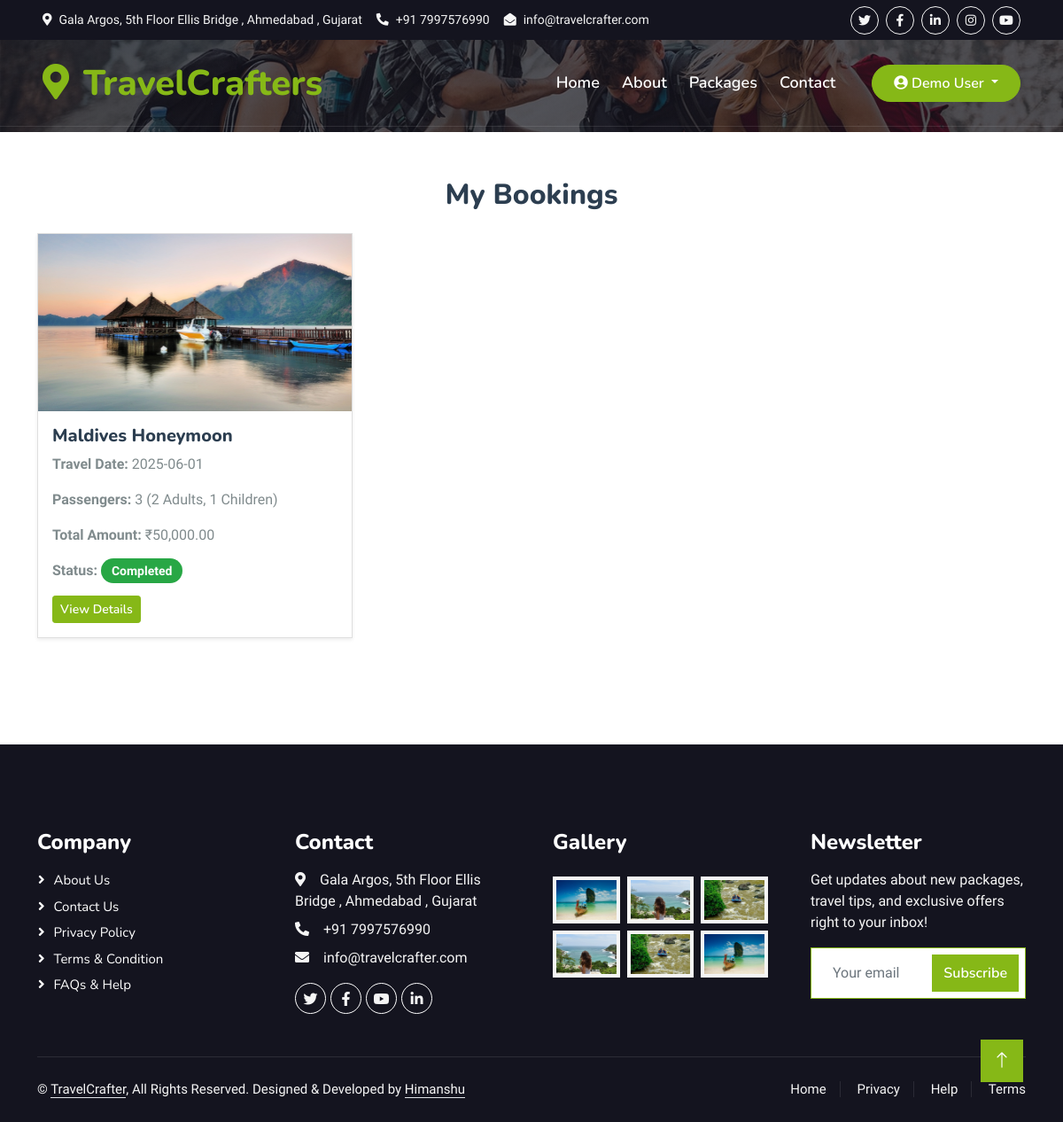
Screenshot of /show_bookings.php (signed in) with the database file from the repository.
### tables this page shows
CREATE TABLE `users` (
  `user_id` int(100) NOT NULL,
  `username` varchar(250) NOT NULL,
  `email` varchar(60) NOT NULL,
  `password` varchar(300) NOT NULL,
  `created_at` datetime NOT NULL DEFAULT current_timestamp(),
  `mobile` varchar(15) DEFAULT NULL,
  `address` text DEFAULT NULL,
  `profile_image` varchar(255) DEFAULT NULL
);

CREATE TABLE `bookings` (
  `id` int(11) NOT NULL,
  `package_id` int(11) NOT NULL,
  `user_name` varchar(255) NOT NULL,
  `email` varchar(255) NOT NULL,
  `phone` varchar(20) NOT NULL,
  `travel_date` date NOT NULL,
  `adults` int(11) NOT NULL,
  `children` int(11) NOT NULL,
  `total_amount` decimal(10,2) NOT NULL,
  `status` enum('pending','completed','cancelled') DEFAULT 'pending',
  `created_at` timestamp NOT NULL DEFAULT current_timestamp(),
  `user_id` int(11) NOT NULL
);

CREATE TABLE `packages` (
  `id` int(11) NOT NULL,
  `name` varchar(255) NOT NULL,
  `destination_id` int(11) NOT NULL,
  `duration` int(11) NOT NULL,
  `original_price` decimal(10,2) NOT NULL,
  `old_price` decimal(10,2) NOT NULL,
  `is_customizable` tinyint(1) DEFAULT 0,
  `is_expert_choice` tinyint(1) DEFAULT 0,
  `created_at` timestamp NOT NULL DEFAULT current_timestamp()
);

### show_bookings.php (the view, shortened to what this page needs)
<?php
include 'database/dbconnect.php';
$user_id = $_SESSION['user_id'];
$stmt = $conn->prepare("SELECT b.*, p.name AS package_name,
                        (SELECT image_url FROM package_images WHERE package_id = p.id LIMIT 1) AS package_image
                        FROM bookings b
                        JOIN packages p ON b.package_id = p.id
                        WHERE b.user_id = ?");
$stmt->bind_param("i", $user_id);
$stmt->execute();
$result = $stmt->get_result();
if(isset($_SESSION['loggedin']) && $_SESSION['loggedin'] === true) {
    $user_id = $_SESSION['user_id'];
    $stmt = $conn->prepare("SELECT username FROM users WHERE user_id = ?");
    $stmt->bind_param("i", $user_id);
    $stmt->execute();
    $stmt->bind_result($username);
}
?>
<!DOCTYPE html>
<html lang="en">
<head>
    <link href="https://cdnjs.cloudflare.com/ajax/libs/font-awesome/5.10.0/css/all.min.css" rel="stylesheet">
    <link href="https://cdn.jsdelivr.net/npm/bootstrap-icons@1.4.1/font/bootstrap-icons.css" rel="stylesheet">
    <link href="lib/animate/animate.min.css" rel="stylesheet">
    <link href="lib/owlcarousel/assets/owl.carousel.min.css" rel="stylesheet">
    <link href="lib/tempusdominus/css/tempusdominus-bootstrap-4.min.css" rel="stylesheet" />
    <link href="css/bootstrap.min.css" rel="stylesheet">
    <link href="css/style.css" rel="stylesheet">
</head>
<body>
    <div class="container-fluid bg-dark px-5 d-none d-lg-block">
        <div class="row gx-0">
            <div class="col-lg-8 text-center text-lg-start mb-2 mb-lg-0">
            <div class="d-inline-flex align-items-center" style="height: 45px;">
                    <small class="me-3 text-light"><i class="fa fa-map-marker-alt me-2"></i>Gala Argos, 5th Floor Ellis Bridge , Ahmedabad , Gujarat</small>
                    <small class="me-3 text-light"><i class="fa fa-phone-alt me-2"></i>+91 7997576990</small>
                    <small class="text-light"><i class="fa fa-envelope-open me-2"></i>info@travelcrafter.com</small>
                </div>
            </div>
            <div class="col-lg-4 text-center text-lg-end">
                <div class="d-inline-flex align-items-center" style="height: 45px;">
                    <a class="btn btn-sm btn-outline-light btn-sm-square rounded-circle me-2" href=""><i
                            class="fab fa-twitter fw-normal"></i></a>
                    <a class="btn btn-sm btn-outline-light btn-sm-square rounded-circle me-2" href=""><i
                            class="fab fa-facebook-f fw-normal"></i></a>
                    <a class="btn btn-sm btn-outline-light btn-sm-square rounded-circle me-2" href=""><i
                            class="fab fa-linkedin-in fw-normal"></i></a>
                    <a class="btn btn-sm btn-outline-light btn-sm-square rounded-circle me-2" href=""><i
                            class="fab fa-instagram fw-normal"></i></a>
                    <a class="btn btn-sm btn-outline-light btn-sm-square rounded-circle" href=""><i
                            class="fab fa-youtube fw-normal"></i></a>
                </div>
            </div>
        </div>
    </div>
    <div class="container-fluid position-relative p-0">
        <nav class="navbar navbar-expand-lg navbar-light px-4 px-lg-5 py-3 py-lg-0">
            <a href="" class="navbar-brand p-0">
                <h1 class="text-primary m-0"><i class="fa fa-map-marker-alt me-3"></i>TravelCrafters</h1>
            </a>
            <div class="collapse navbar-collapse" id="navbarCollapse">
                <div class="navbar-nav ms-auto py-0">
                    <a href="index.php" class="nav-item nav-link">Home</a>
                    <a href="about.php" class="nav-item nav-link">About</a>
                    <a href="show_packages.php" class="nav-item nav-link">Packages</a>
                    <a href="contact.php" class="nav-item nav-link ">Contact</a>
                </div>
                <?php if(isset($_SESSION['loggedin']) && $_SESSION['loggedin'] === true): ?>
    <div class="nav-item dropdown ms-3">
        <a href="#" class="nav-link dropdown-toggle btn btn-primary rounded-pill py-2 px-4" id="userDropdown" data-bs-toggle="dropdown">
            <i class="fas fa-user-circle"></i> <?php echo htmlspecialchars($username ?? 'User'); ?>
        </a>
    </div>
<?php else: ?>
    <a href="Login.php" class="btn btn-primary rounded-pill py-2 px-4 ms-3">Register</a>
<?php endif; ?>
            </div>
        </nav>
        <div class="container-fluid bg-primary py-1 mb-1 hero-header">
            <div class="container py-5">
            </div>
        </div>
    </div>
    <div class="container-xxl py-5">
        <div class="container">
        <h2 class="text-center mb-4">My Bookings</h2>
    <?php if ($result->num_rows > 0): ?>
        <div class="row">
            <?php while ($row = $result->fetch_assoc()): ?>
                <div class="col-md-6 col-lg-4 mb-4">
                    <div class="card shadow-sm">
                        <img src="uploads/<?php echo htmlspecialchars($row['package_image']); ?>" class="card-img-top" alt="Package Image" style="height: 200px; object-fit: cover;">
                        <div class="card-body">
                            <h5 class="card-title"><?php echo htmlspecialchars($row['package_name']); ?></h5>
                            <p class="card-text"><strong>Travel Date:</strong> <?php echo htmlspecialchars($row['travel_date']); ?></p>
                            <p class="card-text"><strong>Passengers:</strong> <?php echo $row['adults'] + $row['children']; ?> (<?php echo $row['adults']; ?> Adults, <?php echo $row['children']; ?> Children)</p>
                            <p class="card-text"><strong>Total Amount:</strong> ₹<?php echo number_format($row['total_amount'], 2); ?></p>
                            <p class="card-text">
                                <strong>Status:</strong>
                                <span class="status-badge
                                    <?php echo ($row['status'] == 'pending') ? 'status-pending' : (($row['status'] == 'completed') ? 'status-completed' : 'status-cancelled'); ?>">
                                    <?php echo ucfirst($row['status']); ?>
                                </span>
                            </p>
                            <a href="booking_details.php?id=<?php echo $row['id']; ?>" class="btn btn-primary btn-sm">View Details</a>
                        </div>
                    </div>
                </div>
            <?php endwhile; ?>
        </div>
    <?php else: ?>
        <p class="text-center text-muted">No bookings found.</p>
    <?php endif; ?>
        </div>
    </div>
    <div class="container-fluid bg-dark text-light footer pt-5 mt-5 wow fadeIn" data-wow-delay="0.1s">
        <div class="container py-5">
            <div class="row g-5">
                <div class="col-lg-3 col-md-6">
                    <h4 class="text-white mb-3">Company</h4>
                    <a class="btn btn-link" href="about.php">About Us</a>
                    <a class="btn btn-link" href="contact.php">Contact Us</a>
                    <a class="btn btn-link" href="privacy_policy.php">Privacy Policy</a>
                    <a class="btn btn-link" href="terms&conditions.php">Terms & Condition</a>
                    <a class="btn btn-link" href="FAQS.php">FAQs & Help</a>
                </div>
                <div class="col-lg-3 col-md-6">
                    <h4 class="text-white mb-3">Contact</h4>
                    <p class="mb-2"><i class="fa fa-map-marker-alt me-3"></i>Gala Argos, 5th Floor Ellis Bridge ,
                        Ahmedabad , Gujarat</p>
                    <p class="mb-2"><i class="fa fa-phone-alt me-3"></i>+91 7997576990</p>
                    <p class="mb-2"><i class="fa fa-envelope me-3"></i>info@travelcrafter.com</p>
                    <div class="d-flex pt-2">
                        <a class="btn btn-outline-light btn-social" href=""><i class="fab fa-twitter"></i></a>
                        <a class="btn btn-outline-light btn-social" href=""><i class="fab fa-facebook-f"></i></a>
                        <a class="btn btn-outline-light btn-social" href=""><i class="fab fa-youtube"></i></a>
                        <a class="btn btn-outline-light btn-social" href=""><i class="fab fa-linkedin-in"></i></a>
                    </div>
                </div>
                <div class="col-lg-3 col-md-6">
                    <h4 class="text-white mb-3">Gallery</h4>
                    <div class="row g-2 pt-2">
                        <div class="col-4">
                            <img class="img-fluid bg-light p-1" src="img/package-1.jpg" alt="">
                        </div>
                        <div class="col-4">
                            <img class="img-fluid bg-light p-1" src="img/package-2.jpg" alt="">
                        </div>
                        <div class="col-4">
                            <img class="img-fluid bg-light p-1" src="img/package-3.jpg" alt="">
                        </div>
                        <div class="col-4">
                            <img class="img-fluid bg-light p-1" src="img/package-2.jpg" alt="">
                        </div>
                        <div class="col-4">
                            <img class="img-fluid bg-light p-1" src="img/package-3.jpg" alt="">
                        </div>
                        <div class="col-4">
                            <img class="img-fluid bg-light p-1" src="img/package-1.jpg" alt="">
                        </div>
                    </div>
                </div>
                <div class="col-lg-3 col-md-6">
                    <h4 class="text-white mb-3">Newsletter</h4>
                    <p>Get updates about new packages, travel tips, and exclusive offers right to your inbox!</p>
                    <div class="position-relative mx-auto" style="max-width: 400px;">
                        <input class="form-control border-primary w-100 py-3 ps-4 pe-5" id="newsletterEmail"
                            type="email" placeholder="Your email">
                        <button type="button" class="btn btn-primary py-2 position-absolute top-0 end-0 mt-2 me-2"
                            onclick="subscribe()">Subscribe</button>
                    </div>
                </div>
            </div>
        </div>
        <div class="container">
            <div class="copyright">
                <div class="row">
                    <div class="col-md-6 text-center text-md-start mb-3 mb-md-0">
                        &copy; <a class="border-bottom" href="#">TravelCrafter</a>, All Rights Reserved.
                        Designed & Developed by <a class="border-bottom" href="#">Himanshu</a>
                    </div>
                    <div class="col-md-6 text-center text-md-end">
                        <div class="footer-menu">
                            <a href="index.php">Home</a>
                            <a href="privacy_policy.php">Privacy</a>
                            <a href="faqs.php">Help</a>
                            <a href="terms&conditions.php">Terms</a>
                        </div>
                    </div>
                </div>
            </div>
        </div>
    </div>
    <a href="#" class="btn btn-lg btn-primary btn-lg-square back-to-top"><i class="bi bi-arrow-up"></i></a>
</body>
</html>

### css/style.css (style rules this page uses)
:root { --primary: #86B817; --secondary: #FE8800; --light: #F5F5F5; --dark: #14141F; }
.back-to-top { position: fixed; display: none; right: 45px; bottom: 45px; z-index: 99; }
.btn { font-family: 'Nunito', sans-serif; font-weight: 600; transition: .5s; }
.btn.btn-primary, .btn.btn-secondary { color: #FFFFFF; }
.btn-sm-square { width: 32px; height: 32px; }
.btn-lg-square { width: 48px; height: 48px; }
.btn-square, .btn-sm-square, .btn-lg-square { padding: 0; display: flex; align-items: center; justify-content: center; font-weight: normal; border-radius: 0px; }
.navbar-light .navbar-nav .nav-link { font-family: 'Nunito', sans-serif; position: relative; margin-right: 25px; padding: 35px 0; color: #FFFFFF !important; font-size: 18px; font-weight: 600; outline: none; transition: .5s; }
@media (min-width: 992px) { .navbar-light { position: absolute; width: 100%; top: 0; left: 0; border-bottom: 1px solid rgba(256, 256, 256, .1); z-index: 999; } }
@media (min-width: 992px) { .navbar-light .navbar-nav .nav-link::before { position: absolute; content: ""; width: 0; height: 2px; bottom: -1px; left: 50%; background: var(--primary); transition: .5s; } }
.hero-header { background: linear-gradient(rgba(20, 20, 31, .7), rgba(20, 20, 31, .7)), url(../img/bg-hero.jpg); background-position: center center; background-repeat: no-repeat; background-size: cover; }
.footer .btn.btn-social { margin-right: 5px; width: 35px; height: 35px; display: flex; align-items: center; justify-content: center; color: var(--light); font-weight: normal; border: 1px solid #FFFFFF; border-radius: 35px; transition: .3s; }
.footer .btn.btn-link { display: block; margin-bottom: 5px; padding: 0; text-align: left; color: #FFFFFF; font-size: 15px; font-weight: normal; text-transform: capitalize; transition: .3s; }
.footer .btn.btn-link::before { position: relative; content: "\f105"; font-family: "Font Awesome 5 Free"; font-weight: 900; margin-right: 10px; }
.footer .copyright { padding: 25px 0; font-size: 15px; border-top: 1px solid rgba(256, 256, 256, .1); }
.footer .copyright a { color: var(--light); }
.footer .footer-menu a { margin-right: 15px; padding-right: 15px; border-right: 1px solid rgba(255, 255, 255, .1); }
.footer .footer-menu a:last-child { margin-right: 0; padding-right: 0; border-right: none; }

### show_bookings.php (style rules this page uses)
.status-badge { font-size: 14px; font-weight: bold; padding: 6px 12px; border-radius: 20px; }
.status-completed { background-color: #28a745; color: #fff; }

### rows the page displays
users: username "Demo User"
bookings: package.name "Maldives Honeymoon", travel_date "2025-06-01", $row['adults'] + $row['children'] "3", adults "2", children "1", total_amount "50,000.00", status "Completed"
